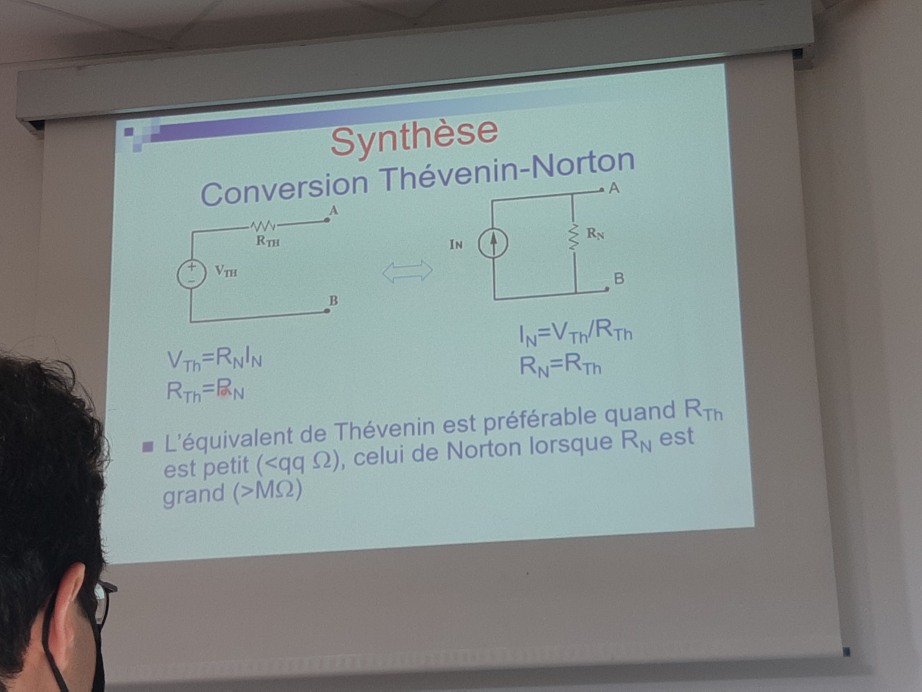
#> input picture Univ/cours/20210922_151641.jpg, 4608 x 3456 px, found by its file name (shown at 1/5 size)
$ python detector_with_lines_debug.py
#> lines starting #> are read from the running program, lines starting #| are printed output that depends on the picture; after the words box and inside, x2 and y2 are one past the last pixel; in counts of white or black regions, pixels touching at a corner belong together
import cv2
import numpy as np
import random
import _scan_mapper
from collections import defaultdict
from numpy.lib.type_check import imag

k_param = 3
line_color = []
for k in range(k_param):
    r,g,b = random.randint(0,255),random.randint(0,255),random.randint(0,255)
    line_color.append((r,g,b))

# [29 lines left out: function segment_by_angle_kmeans, not called in this run]


def segment_by_angle(lines):
    angles = np.array([line[0][1]*180/np.pi for line in lines])

    vert = []
    horiz = []
    other = []

    for i, line in enumerate(lines):
        angle = angles[i]
        if 85 < angle < 95:
            horiz.append(line)
        elif 0 < angle < 5 or 175 < angle < 180:
            vert.append(line)
        else:
            other.append(line)
    return (vert, horiz,other)


def intersection(line1, line2):
    """Finds the intersection of two lines given in Hesse normal form.

    Returns closest integer pixel locations.
    See https://stackoverflow.com/a/383527/5087436
    """
    rho1, theta1 = line1[0]
    rho2, theta2 = line2[0]
    A = np.array([
        [np.cos(theta1), np.sin(theta1)],
        [np.cos(theta2), np.sin(theta2)]
    ])
    b = np.array([[rho1], [rho2]])
    x0, y0 = np.linalg.solve(A, b)
    x0, y0 = int(np.round(x0)), int(np.round(y0))
    return [[x0, y0]]


def segmented_intersections(lines, img):
    """Finds the intersections between groups of lines."""

    width = img.shape[1]
    height = img.shape[0]

    up_left = []
    up_right = []
    down_left = []
    down_right = []
    middle = []

    intersections = []
    for i, group in enumerate(lines[:-1]):
        for next_group in lines[i+1:]:
            for line1 in group:
                for line2 in next_group:
                    intersections.append(intersection(line1, line2))

    for point in intersections:
        x,y = point[0]
        if height//2 - 100 < y < height//2 + 100:
            middle.append(point[0])
        elif width//2 - 100 < x < width//2 + 100:
            middle.append(point[0])
        elif y < height//2 and x < width//2:
            up_left.append(point[0])
        elif y < height//2 and x > width//2:
            up_right.append(point[0])
        elif y > height//2 and x < width//2:
            down_left.append(point[0])
        elif y > height//2 and x > width//2:
            down_right.append(point[0])

    return [up_left, up_right, down_left, down_right, middle]


def rescale(img, scale_percent):
    width = int(img.shape[1] * scale_percent / 100)
    height = int(img.shape[0] * scale_percent / 100)
    dim = (width, height)

    return cv2.resize(img, dim, interpolation=cv2.INTER_AREA)


def avg_point(points):
    try:
        sum_x = 0
        sum_y = 0
        for point in points:
            x,y = point
            sum_x += x
            sum_y += y
        avg_x = sum_x // len(points)
        avg_y = sum_y // len(points)
    except:
        avg_x, avg_y = 0,0

    return (avg_x, avg_y)


def upscale(image):
    lut_in = [0, 127, 255]
    lut_out = [0, 80, 255]

    lut_8u = np.interp(np.arange(0, 256), lut_in, lut_out).astype(np.uint8)
    image_contrasted = cv2.LUT(image, lut_8u)

    return image_contrasted

# img_ = cv2.imread("Univ/cours/20210922_152358.jpg")
# img_ = cv2.imread("Univ/20211005_152542.jpg")
# img_ = cv2.imread("Univ/cours/20211006_132807.jpg")
img_ = cv2.imread("Univ/cours/20210922_151641.jpg")
#> img_ is the input picture: shape (3456, 4608, 3); mean B, G, R 133.4, 134.8, 127.2


img_ = upscale(img_)

scale_percent = 20
width = int(img_.shape[1] * scale_percent / 100)
height = int(img_.shape[0] * scale_percent / 100)
dim = (width, height)

large_img = np.copy(img_)
large_img_draw = np.copy(img_)
img = rescale(img_, scale_percent)
img_2 = rescale(img_, scale_percent)
line_img = rescale(img_, scale_percent)
border_img = rescale(img_, scale_percent)

thresh_val = 125
# thresh_val = 155
verified = False

line_thresh_val = 30

thresh_1 = 285
thresh_2 = 150

# thresh_1 = 155
# thresh_2 = 280

it = 5

colors = [(0,255,0), (255,0,0), (0,0,255), (255,255,0)] #green, blue, red, cyan

while True:
    border_img = rescale(img_, scale_percent)
    img_2 = rescale(img_, scale_percent)
    line_img = rescale(img_, scale_percent)
    line_img_draw = rescale(img_, scale_percent)
    # border_img = rescale(img, scale_percent)
    line_gray = cv2.cvtColor(line_img, cv2.COLOR_BGR2GRAY)
    line_thresh_1 = cv2.threshold(line_gray, thresh_val, 255, cv2.THRESH_BINARY)[1]
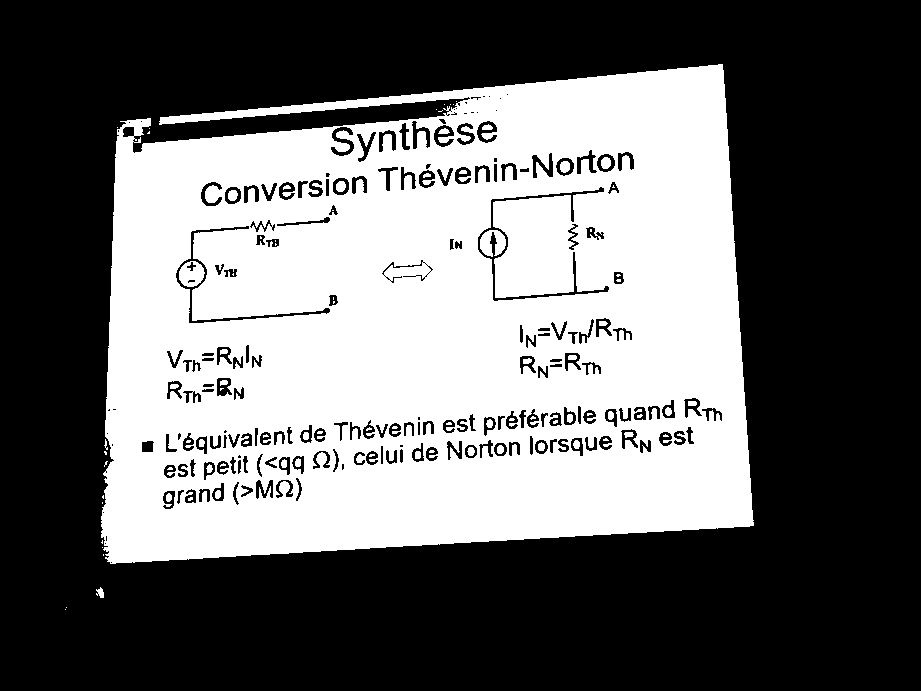
#> line_thresh_1: shape (691, 921); 41% white; 87 white regions (49 under 20 px), largest, box (x1, y1, x2, y2) and area: (101, 64, 754, 564) 257819, (179, 261, 205, 287) 471, (480, 230, 506, 257) 468
    dilate = cv2.dilate(line_thresh_1, (5,5), iterations=it)
#> dilate: shape (691, 921); 43.8% white; 4 white regions (2 under 20 px), largest, box (x1, y1, x2, y2) and area: (101, 64, 754, 569) 278538, (96, 587, 104, 603) 100
    blur_gray = cv2.GaussianBlur(line_gray,(5, 5),0)
    line_edges = cv2.Canny(dilate, thresh_1, thresh_2)
#> line_edges: shape (691, 921); 1.2% white in thin lines or dots, all inside (x1, y1, x2, y2) = (64, 63, 754, 615)

    lines_data = cv2.HoughLines(line_edges, 1, np.pi/180, line_thresh_val)
#> lines_data = 678 rows, first 8: [-715, 3.07], [142, 1.48], [120, 0.0349], [154, 1.48], [570, 1.52], [129, 1.48], [137, 1.47], [456, 1.5]

    # [16 lines of commented-out code are left out]

    segmented = segment_by_angle(lines_data)[0:2]
#> in segment_by_angle, `angles = np.array([line[0][1]*180/np.pi for line in lines])`: angles = 678 values, max 179 at index 45, min 0 at index 55, mean 87.74
#> the loop in segment_by_angle, `for i, line in enumerate(lines):` made 678 passes
#> (line, angle) on passes 1 to 3: ([[-715, 3.07]], 176), ([[142, 1.48]], 85), ([[120, 0.0349]], 2)
#> after the loop in segment_by_angle, `for i, line in enumerate(lines):`: horiz = 139 items, first 6: [[570, 1.52]], [[456, 1.5]], [[577, 1.5]], [[452, 1.52]], [[460, 1.5]], [[478, 1.52]]; other = 445 items, first 6: [[142, 1.48]], [[154, 1.48]], [[129, 1.48]], [[137, 1.47]], [[160, 1.47]], [[464, 1.48]]; vert = 94 items, first 6: [[-715, 3.07]], [[120, 0.0349]], [[-719, 3.09]], [[126, 0.0524]], [[113, 0.0175]], [[115, 0.0175]]

    for k,lines in enumerate(segmented):
        for line in lines:
            r,theta = line[0]
            a = np.cos(theta)
            b = np.sin(theta)
            x0 = a*r
            y0 = b*r
            x1 = int(x0 + 1000*(-b))
            y1 = int(y0 + 1000*(a))
            x2 = int(x0 - 1000*(-b))
            y2 = int(y0 - 1000*(a))

            cv2.line(line_img_draw,(x1,y1), (x2,y2), colors[k],2)
#> this loop made 2 passes
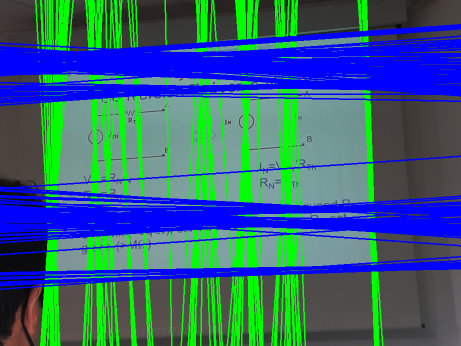
#> line_img_draw: shape (691, 921, 3) (shown at 1/2 size); mean B, G, R 123.8, 97.2, 51.5

    # [12 lines of commented-out code are left out]

    up_left, up_right, down_left, down_right, middle = segmented_intersections(segmented, img_2)
#> the loop in segmented_intersections, `for i, group in enumerate(lines[:-1]):` made 1 pass
#> the loop in segmented_intersections, `for point in intersections:` made 13066 passes
#> point on passes 1 to 3: [[754, 531]], [[745, 405]], [[754, 526]]

    for point in up_left:
        cv2.circle(img_2, point, 1, colors[0], -1) #green
#> this loop made 3192 passes
#> point on passes 1 to 3: [113, 202], [116, 130], [113, 196]
#> img_2: shape (691, 921, 3); mean B, G, R 100.1, 103.7, 89
    for point in up_right:
        cv2.circle(img_2, point, 1, colors[1], -1) #blue
#> this loop made 1668 passes
#> point on passes 1 to 3: [728, 159], [723, 88], [728, 164]
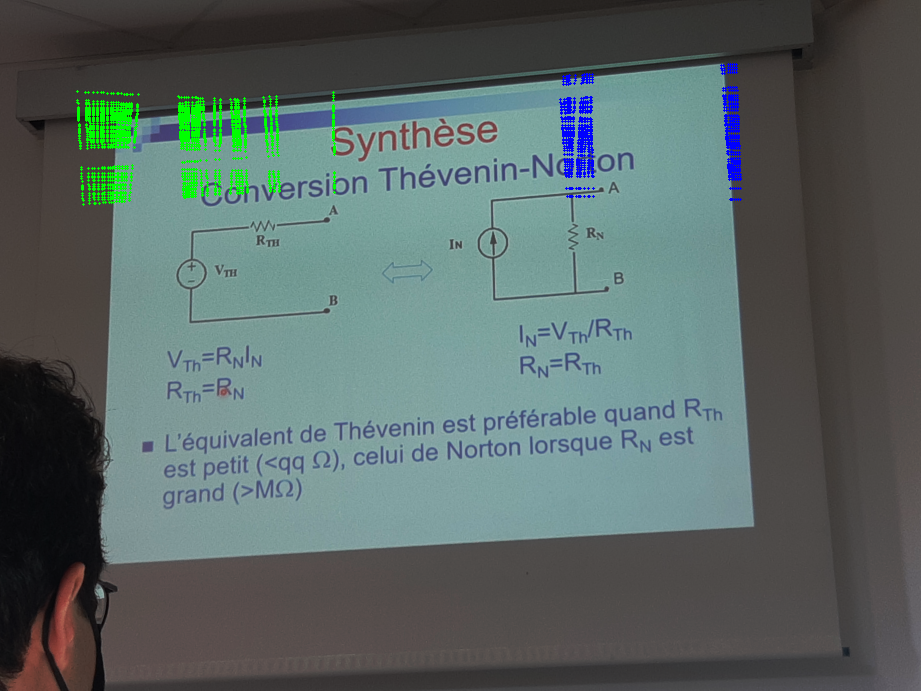
#> img_2: shape (691, 921, 3); mean B, G, R 100.8, 103.1, 88.5
    for point in down_left:
        cv2.circle(img_2, point, 1, colors[2], -1) #red
#> this loop made 1100 passes
#> point on passes 1 to 3: [100, 566], [104, 450], [100, 571]
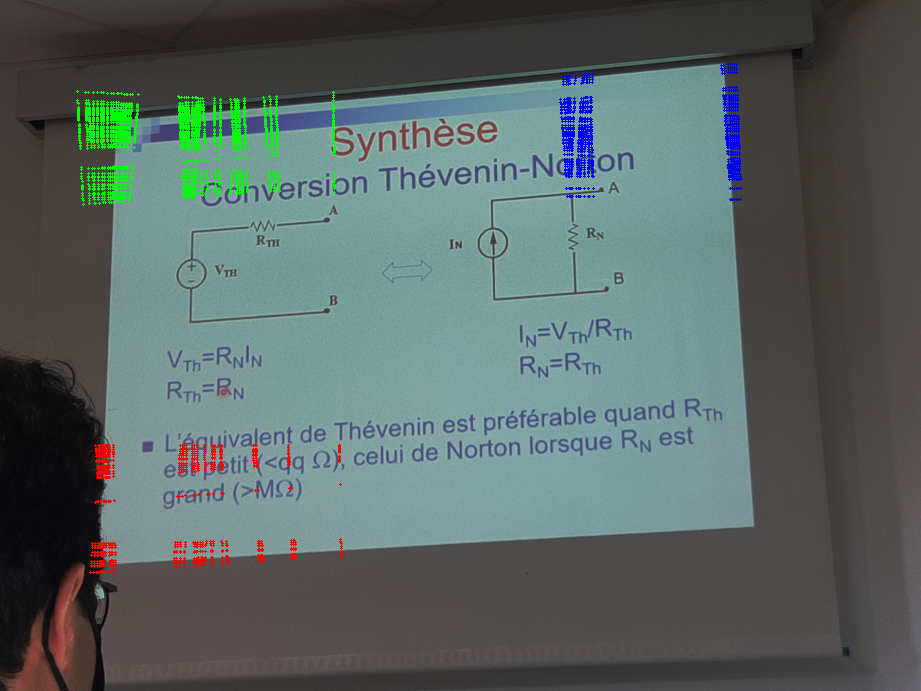
#> img_2: shape (691, 921, 3); 0.41% of pixels changed, all inside (x1, y1, x2, y2) = (89, 444, 343, 574)
    for point in down_right:
        cv2.circle(img_2, point, 1, colors[3], -1) #cyan
#> this loop made 771 passes
#> point on passes 1 to 3: [754, 531], [754, 526], [748, 445]
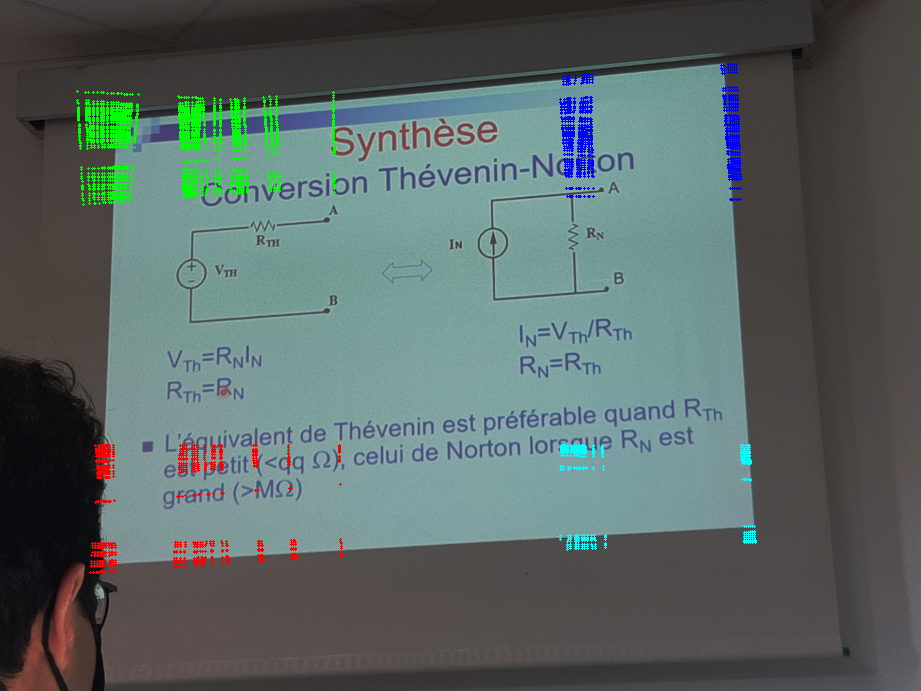
#> img_2: shape (691, 921, 3); 0.19% of pixels changed, all inside (x1, y1, x2, y2) = (559, 444, 757, 551)

    avg_ul = avg_point(up_left)
#> the loop in avg_point, `for point in points:` made 3192 passes
    avg_ul_p = (avg_ul[0] / width, avg_ul[1] / height)
    cv2.circle(img_2, avg_ul, 5, colors[0], -1) #green
#> img_2: shape (691, 921, 3); 0.01% of pixels changed, all inside (x1, y1, x2, y2) = (165, 131, 176, 142)

    avg_ur = avg_point(up_right)
#> the loop in avg_point (call 2), `for point in points:` made 1668 passes
    avg_ur_p = (avg_ur[0] / width, avg_ur[1] / height)
    cv2.circle(img_2, avg_ur, 5, colors[1], -1) #blue
#> img_2: shape (691, 921, 3); mean B, G, R 100.5, 102.9, 88.9

    avg_dl = avg_point(down_left)
    avg_dl_p = (avg_dl[0] / width, avg_dl[1] / height)
    cv2.circle(img_2, avg_dl, 5, colors[2], -1) #red
#> img_2: shape (691, 921, 3); mean B, G, R 100.5, 102.9, 88.9

    avg_dr = avg_point(down_right)
    avg_dr_p = (avg_dr[0] / width, avg_dr[1] / height)
    cv2.circle(img_2, avg_dr, 5, colors[3], -1) #cyan
#> img_2: shape (691, 921, 3); mean B, G, R 100.5, 102.9, 88.9

    cv2.line(border_img, avg_ul, avg_ur, (0,255,0), 2)
    cv2.line(border_img, avg_ul, avg_dl, (0,255,0), 2)
    cv2.line(border_img, avg_dl, avg_dr, (0,255,0), 2)
    cv2.line(border_img, avg_ur, avg_dr, (0,255,0), 2)

    large_width = large_img_draw.shape[1]
    large_height = large_img_draw.shape[0]

    large_avg_ul = (int(avg_ul_p[0] * large_width), int(avg_ul_p[1] * large_height))
    cv2.circle(large_img_draw, large_avg_ul, 5, colors[0], -1) #green

    large_avg_ur = (int(avg_ur_p[0] * large_width), int(avg_ur_p[1] * large_height))
    cv2.circle(large_img_draw, large_avg_ur, 5, colors[1], -1) #blue

    large_avg_dl = (int(avg_dl_p[0] * large_width), int(avg_dl_p[1] * large_height))
    cv2.circle(large_img_draw, large_avg_dl, 5, colors[2], -1) #red

    large_avg_dr = (int(avg_dr_p[0] * large_width), int(avg_dr_p[1] * large_height))
    cv2.circle(large_img_draw, large_avg_dr, 5, colors[3], -1) #cyan

    cv2.line(large_img_draw, large_avg_ul, large_avg_ur, (0,255,0), 2)
    cv2.line(large_img_draw, large_avg_ul, large_avg_dl, (0,255,0), 2)
    cv2.line(large_img_draw, large_avg_dl, large_avg_dr, (0,255,0), 2)
    cv2.line(large_img_draw, large_avg_ur, large_avg_dr, (0,255,0), 2)

    line_thresh = cv2.inRange(large_img_draw, (0,255,0), (0,255,0))
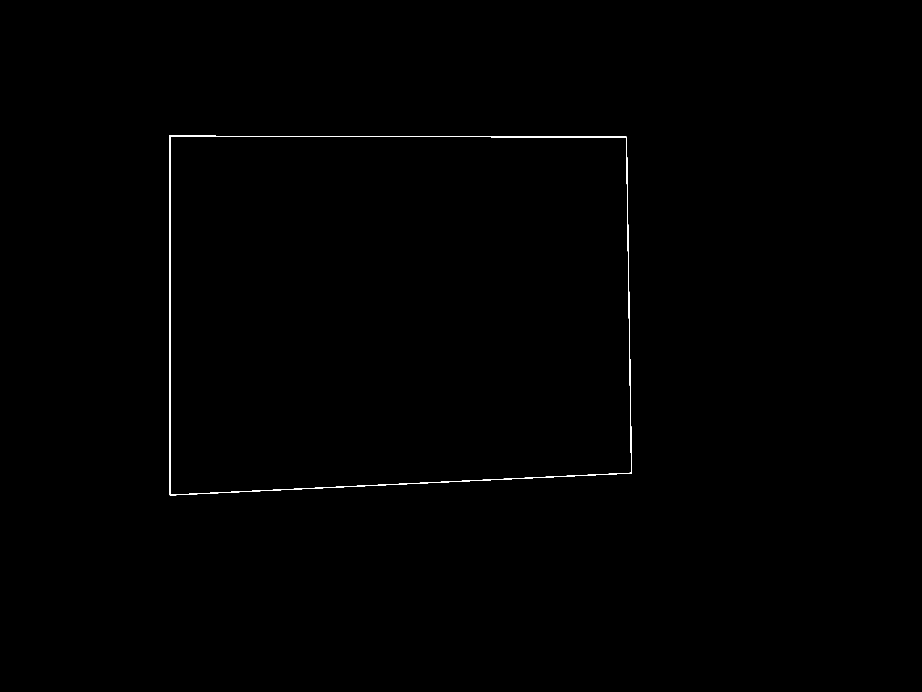
#> line_thresh: shape (3456, 4608) (shown at 1/5 size); 0.15% white; 1 white region, box (x1, y1, x2, y2) and area: (845, 675, 3159, 2477) 24237
    line_cnt = cv2.findContours(line_thresh, cv2.RETR_EXTERNAL, cv2.CHAIN_APPROX_SIMPLE)[0]
    line_cnt = sorted(line_cnt, key=cv2.contourArea, reverse=True)

    for c in line_cnt:
        p = cv2.arcLength(c, True)
        approx = cv2.approxPolyDP(c, 0.02 * p, True)

        if len(approx) == 4:
            target = approx
            break
#> this loop made 1 pass
    if len(approx) == 4:
#> (the run stopped early here; a loop or call above may not have finished)

$ run again, with Univ/cours/20210922_152358.jpg copied over Univ/cours/20210922_151641.jpg
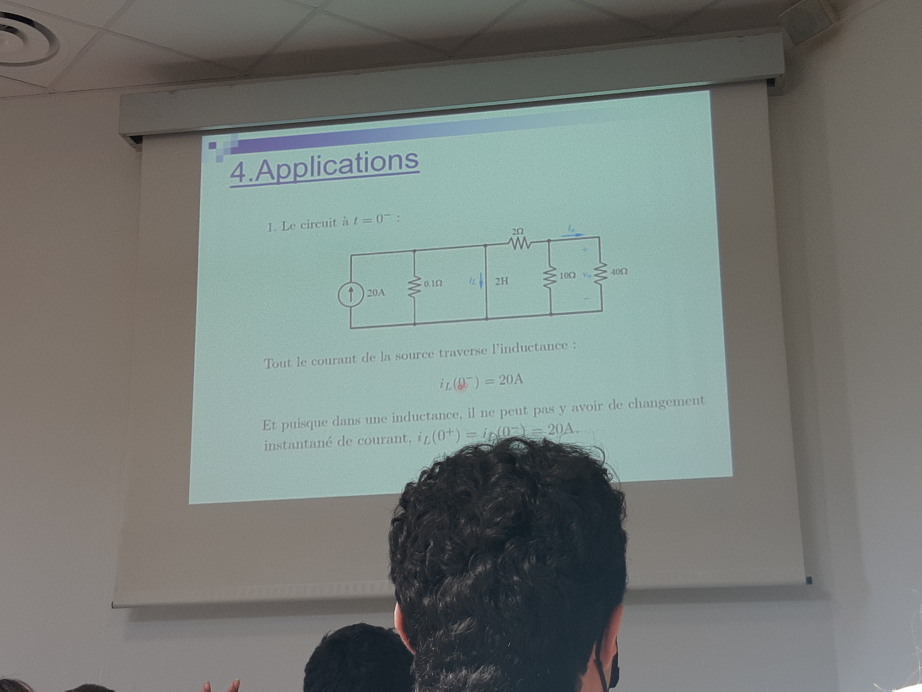
#> input picture Univ/cours/20210922_152358.jpg, 4608 x 3456 px, found by its file name (shown at 1/5 size)
#> img_ is the input picture: shape (3456, 4608, 3); mean B, G, R 119.7, 123.6, 117.1
#> line_thresh_1: shape (691, 921); 27.6% white; 54 white regions (38 under 20 px), largest, box (x1, y1, x2, y2) and area: (189, 91, 732, 504) 158115, (412, 246, 485, 323) 4805, (486, 241, 552, 318) 4280
#> dilate: shape (691, 921); 29.5% white; 7 white regions (3 under 20 px), largest, box (x1, y1, x2, y2) and area: (189, 91, 732, 509) 186956, (873, 659, 921, 691) 368, (394, 603, 398, 632) 78, (915, 646, 921, 658) 48
#> line_edges: shape (691, 921); 0.78% white in thin lines or dots, all inside (x1, y1, x2, y2) = (188, 90, 921, 691)
#> lines_data = 306 rows, first 8: [153, 1.48], [206, 0.0349], [517, 1.52], [174, 1.48], [164, 1.48], [-697, 3.07], [-703, 3.09], [440, 1.52]
#> angles = 306 values, max 179 at index 30, min 0 at index 15, mean 91.14
#> the loop in segment_by_angle, `for i, line in enumerate(lines):` made 306 passes
#> (line, angle) on passes 1 to 3: ([[153, 1.48]], 85), ([[206, 0.0349]], 2), ([[517, 1.52]], 87)
#> after the loop in segment_by_angle, `for i, line in enumerate(lines):`: horiz = 81 items, first 6: [[517, 1.52]], [[440, 1.52]], [[159, 1.5]], [[386, 1.5]], [[169, 1.5]], [[157, 1.5]]; other = 177 items, first 6: [[153, 1.48]], [[174, 1.48]], [[164, 1.48]], [[162, 1.47]], [[181, 1.47]], [[484, 0]]; vert = 48 items, first 6: [[206, 0.0349]], [[-697, 3.07]], [[-703, 3.09]], [[213, 0.0524]], [[489, 0.0175]], [[202, 0.0175]]
#> the loop `for k,lines in enumerate(segmented):` made 2 passes
#> after the loop `for k,lines in enumerate(segmented):`:
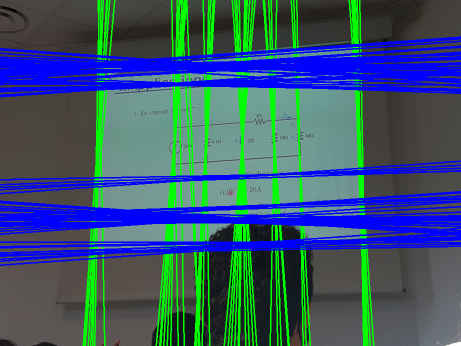
#> line_img_draw: shape (691, 921, 3) (shown at 1/2 size); mean B, G, R 110.1, 86.8, 55.8
#> the loop in segmented_intersections, `for i, group in enumerate(lines[:-1]):` made 1 pass
#> the loop in segmented_intersections, `for point in intersections:` made 3888 passes
#> point on passes 1 to 3: [[188, 508]], [[191, 431]], [[201, 145]]
#> the loop `for point in up_left:` made 607 passes
#> point on passes 1 to 3: [201, 145], [201, 155], [201, 143]
#> the loop `for point in up_right:` made 410 passes
#> point on passes 1 to 3: [706, 110], [707, 120], [706, 108]
#> the loop `for point in down_left:` made 228 passes
#> point on passes 1 to 3: [188, 508], [189, 500], [190, 455]
#> the loop `for point in down_right:` made 206 passes
#> point on passes 1 to 3: [732, 479], [732, 481], [732, 471]
#> the loop in avg_point, `for point in points:` made 607 passes
#> the loop in avg_point (call 2), `for point in points:` made 410 passes
#> `cv2.line(border_img, avg_ur, avg_dr, (0,255,0), 2)`:
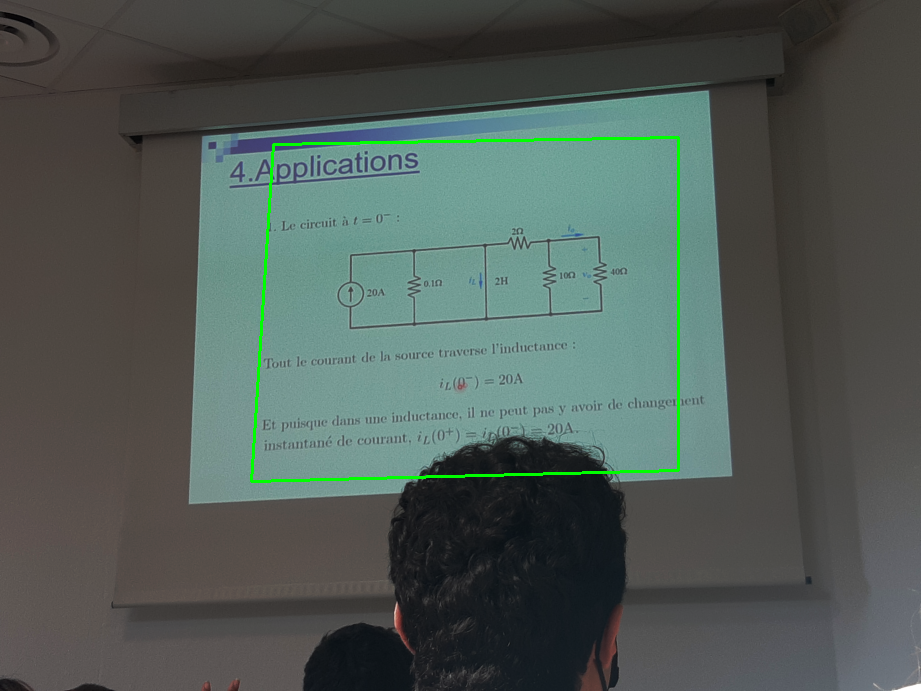
#> border_img: shape (691, 921, 3); mean B, G, R 85.1, 90.2, 78.6
#> the loop `for c in line_cnt:` made 1 pass
